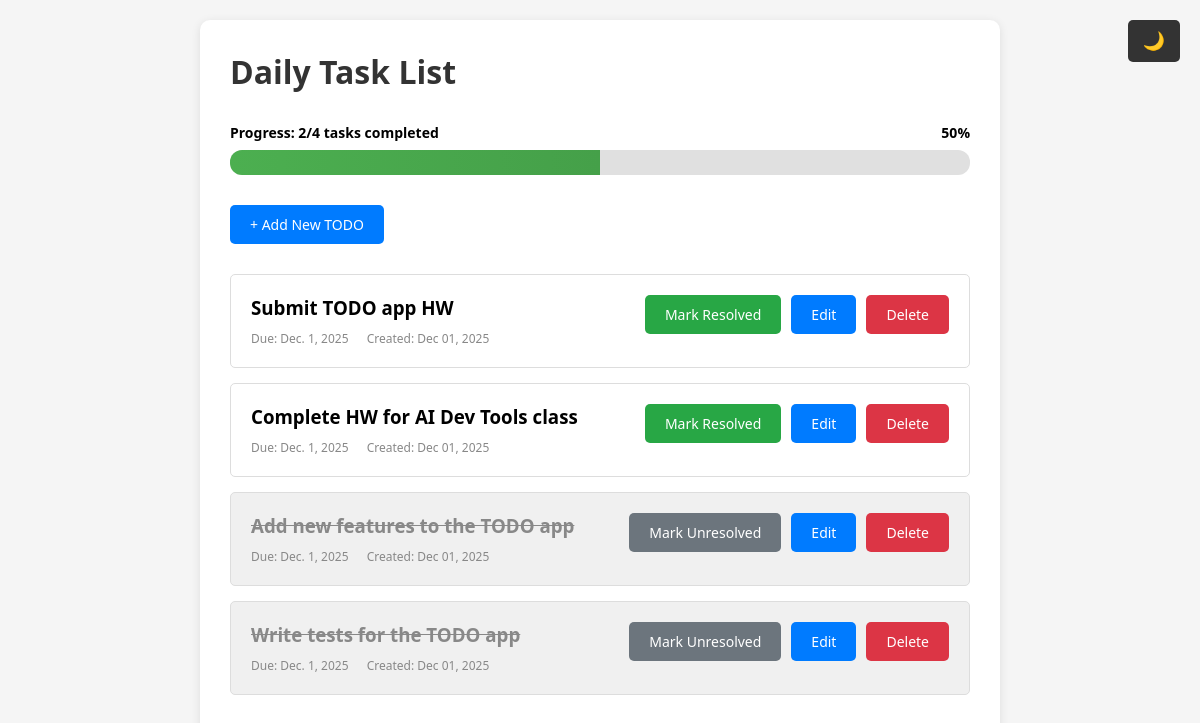
The app's page /, older data.
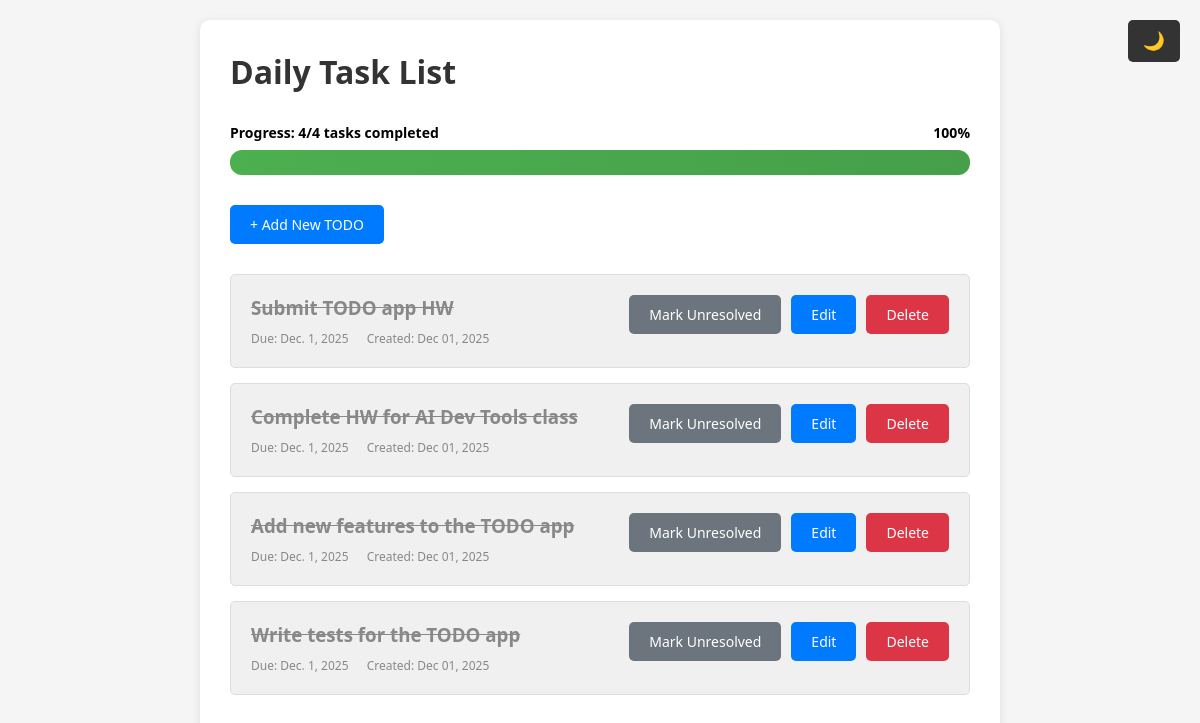
The same page, newer data.
### todos/models.py (models this page shows, shortened)
class Todo(models.Model):
    title = models.CharField(max_length=200)
    description = models.TextField(blank=True, null=True)
    due_date = models.DateField(blank=True, null=True)
    is_resolved = models.BooleanField(default=False)
    created_at = models.DateTimeField(auto_now_add=True)
    updated_at = models.DateTimeField(auto_now=True)
    class Meta:
        ordering = ['-created_at']

### todos/views.py (the view)
# urls.py: path('', views.TodoListView.as_view(), name='todo_list'),
class TodoListView(ListView):
    model = Todo
    template_name = 'todos/todo_list.html'
    context_object_name = 'todos'
    def get_context_data(self, **kwargs):
        context = super().get_context_data(**kwargs)
        total_todos = self.get_queryset().count()
        resolved_todos = self.get_queryset().filter(is_resolved=True).count()
        context['total_todos'] = total_todos
        context['resolved_todos'] = resolved_todos
        context['completion_percentage'] = int((resolved_todos / total_todos * 100)) if total_todos > 0 else 0
        return context

### todos/templates/todos/todo_list.html (shortened to what this page needs)
{% extends 'todos/base.html' %}
{% block content %}
<h1>Daily Task List</h1>
{% if total_todos > 0 %}
<div style="margin-bottom: 30px;">
    <div style="display: flex; justify-content: space-between; align-items: center; margin-bottom: 8px;">
        <span style="font-size: 14px; font-weight: bold;">Progress: {{ resolved_todos }}/{{ total_todos }} tasks completed</span>
        <span style="font-size: 14px; font-weight: bold;">{{ completion_percentage }}%</span>
    </div>
    <div class="progress-bar-bg" style="width: 100%; height: 25px; border-radius: 12px; overflow: hidden;">
        <div style="height: 100%; background: linear-gradient(90deg, #4CAF50 0%, #45a049 100%); width: {{ completion_percentage }}%; transition: width 0.3s ease;"></div>
    </div>
</div>
{% endif %}
<a href="{% url 'todo_create' %}" class="btn">+ Add New TODO</a>
<div style="margin-top: 30px;">
    {% if todos %}
        {% for todo in todos %}
        <div class="todo-item {% if todo.is_resolved %}resolved{% endif %}">
            <div style="display: flex; justify-content: space-between; align-items: start;">
                <div style="flex: 1;">
                    <h3 class="todo-title {% if todo.is_resolved %}resolved{% endif %}">
                        {{ todo.title }}
                    </h3>
                    <div class="todo-meta">
                        {% if todo.due_date %}
                        <span style="margin-right: 15px;">Due: {{ todo.due_date }}</span>
                        {% endif %}
                        <span>Created: {{ todo.created_at|date:"M d, Y" }}</span>
                    </div>
                </div>
                <div style="display: flex; gap: 10px;">
                    {% if todo.is_resolved %}
                    <a href="{% url 'todo_toggle' todo.pk %}" class="btn btn-secondary">Mark Unresolved</a>
                    {% else %}
                    <a href="{% url 'todo_toggle' todo.pk %}" class="btn btn-success">Mark Resolved</a>
                    {% endif %}
                    <a href="{% url 'todo_update' todo.pk %}" class="btn">Edit</a>
                    <a href="{% url 'todo_delete' todo.pk %}" class="btn btn-danger">Delete</a>
                </div>
            </div>
        </div>
        {% endfor %}
    {% else %}
        <p style="text-align: center; color: #888; margin-top: 50px;">No todos yet. Create your first one!</p>
    {% endif %}
</div>
{% endblock %}

### todos/templates/todos/base.html (shortened to what this page needs)
<!DOCTYPE html>
<html lang="en">
<head>
</head>
<body>
    <button class="dark-mode-toggle" onclick="toggleDarkMode()">🌙</button>
    <div class="container">
        {% block content %}
        {% endblock %}
    </div>
</body>
</html>

### todos/templates/todos/base.html (style rules this page uses)
* { margin: 0; padding: 0; box-sizing: border-box; }
body { font-family: 'Segoe UI', Tahoma, Geneva, Verdana, sans-serif; background-color: #f5f5f5; padding: 20px; transition: background-color 0.3s, color 0.3s; }
.container { max-width: 800px; margin: 0 auto; background-color: white; padding: 30px; border-radius: 10px; box-shadow: 0 2px 10px rgba(0,0,0,0.1); transition: background-color 0.3s, color 0.3s; }
h1 { color: #333; margin-bottom: 30px; }
.dark-mode-toggle { position: fixed; top: 20px; right: 20px; background-color: #333; color: white; border: none; padding: 10px 15px; border-radius: 5px; cursor: pointer; font-size: 18px; z-index: 1000; }
.btn { display: inline-block; padding: 10px 20px; background-color: #007bff; color: white; text-decoration: none; border-radius: 5px; border: none; cursor: pointer; font-size: 14px; }
.btn-danger { background-color: #dc3545; }
.btn-secondary { background-color: #6c757d; }
.todo-item { border: 1px solid #ddd; padding: 20px; margin-bottom: 15px; border-radius: 5px; }
.todo-item.resolved { background-color: #f0f0f0; }
.todo-title { margin-bottom: 10px; }
.todo-title.resolved { text-decoration: line-through; color: #888; }
.todo-meta { font-size: 12px; color: #888; }
.progress-bar-bg { background-color: #e0e0e0; }

Row changes from the older to the newer data that the page shows:
changed Todo "Submit TODO app HW": is_resolved "Mark Resolved" → "Mark Unresolved"
changed Todo "Complete HW for AI Dev Tools class": is_resolved "Mark Resolved" → "Mark Unresolved"
Text that changed along with them:
{{ resolved_todos }}: "2" → "4"
{{ completion_percentage }}: "50" → "100"
{{ completion_percentage }}: 50 → 100 (drawn)
